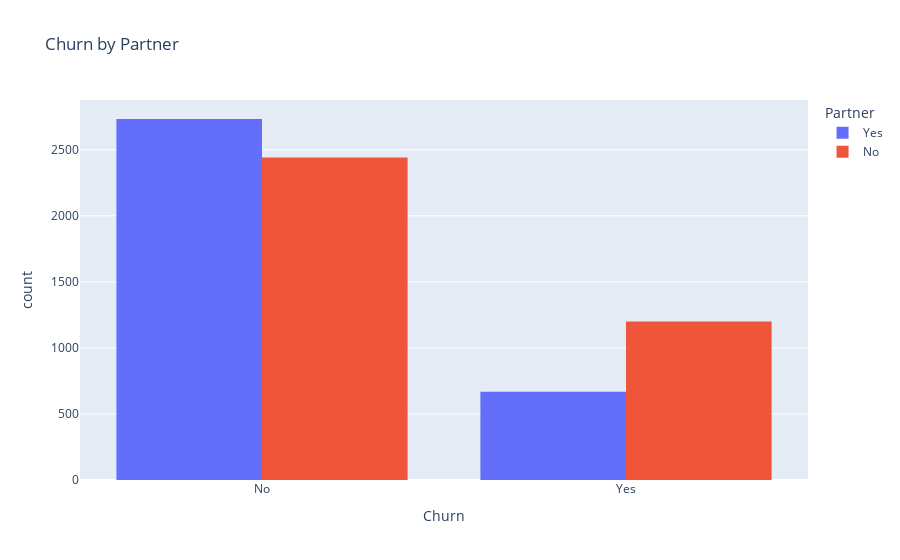

Source (notebook cell):
### Code cell
fig = px.histogram(df, x='Churn', color='Partner', barmode='group',
                   title='Churn by Partner')
fig.show()

### Figure 1 — Plotly figure (JSON) as saved in the notebook; plotly's stock layout.template omitted (floating-point values rounded to 4 significant figures; data arrays with more than 128 entries replaced by an {"elided": "..."} marker saying what was removed)
{"data": [{"alignmentgroup": "True", "bingroup": "x", "hovertemplate": "Partner=Yes<br>Churn=%{x}<br>count=%{y}<extra></extra>", "legendgroup": "Yes", "marker": {"color": "#636efa", "pattern": {"shape": ""}}, "name": "Yes", "offsetgroup": "Yes", "orientation": "v", "showlegend": true, "type": "histogram", "x": {"elided": "3402 str values"}, "xaxis": "x", "yaxis": "y"}, {"alignmentgroup": "True", "bingroup": "x", "hovertemplate": "Partner=No<br>Churn=%{x}<br>count=%{y}<extra></extra>", "legendgroup": "No", "marker": {"color": "#EF553B", "pattern": {"shape": ""}}, "name": "No", "offsetgroup": "No", "orientation": "v", "showlegend": true, "type": "histogram", "x": {"elided": "3641 str values"}, "xaxis": "x", "yaxis": "y"}], "layout": {"barmode": "group", "legend": {"title": {"text": "Partner"}, "tracegroupgap": 0}, "title": {"text": "Churn by Partner"}, "xaxis": {"anchor": "y", "domain": [0, 1], "title": {"text": "Churn"}}, "yaxis": {"anchor": "x", "domain": [0, 1], "title": {"text": "count"}}}}
